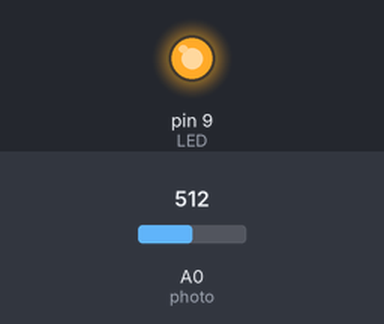
A sketch run on a simulated Arduino Uno, built with avr-gcc and run on an emulated ATmega328P. Parts: output pins drawn as LEDs (lit = HIGH). Inputs (shaded band) come from the test bench; at power-on: A0 (photo) = 512.

Above: at 0.1 s.
Timing chart, 0 to 1.6 s (numbered marks = the images above):
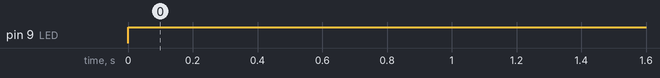

The sketch:

Adaptive_lighting.ino
```cpp
int photo = A0;
int LED = 9;

void setup() {
  // put your setup code here, to run once:

pinMode(photo,INPUT);
pinMode(LED,OUTPUT);
Serial.begin(9600);

}

void loop() {
  // put your main code here, to run repeatedly:
    int light = analogRead(photo);
//    delay(300);
//    Serial.println(light);
    light = 0;
    if(0<=light && light<32){
      analogWrite(LED,256);
    }else if(32<=light && light<64){
            analogWrite(LED,216);
    }else if(64<=light && light<96){
                  analogWrite(LED,184);
    }else if(96<=light && light<128){
                  analogWrite(LED,152);
    }else if(128<=light && light<160){
                  analogWrite(LED,120);
    }else if(160<=light && light<192){
                  analogWrite(LED,88);
    }else if(192<=light && light<224){
                  analogWrite(LED,58);
    }else if(224<=light && light<=256){
                  analogWrite(LED,1);
    }
      else{
      digitalWrite(LED,LOW);
    }
}
```

Measured:
- by itself, pin 9 (LED): LOW → HIGH at 0.00 s
